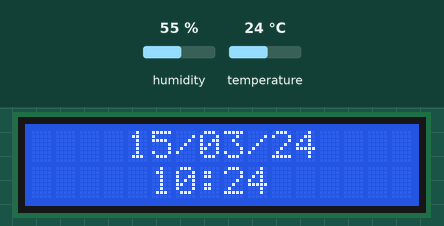
Bench run of a sketch on a simulated Arduino Uno, built with avr-gcc and run on an emulated ATmega328P. Parts: 16×2 character LCD. Wiring (inferred from the names in the program): DHT11 sensor: data pin 6. The test bench sets the inputs (shaded band); at power-on: humidity 55 %, temperature 24 °C. The local clock reads 2024-03-15 10:24:30 at power-on unless the sketch sets it.

Above: at 1.2 s.
1.3 s: humidity set to 22 %
At 4.0 s:
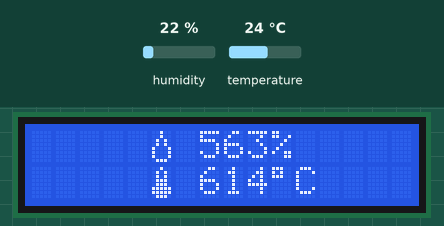
12.2 s: temperature set to 12 °C
At 14.1 s:
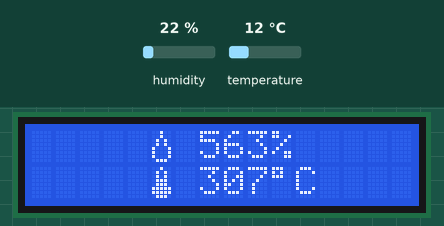
19.2 s: humidity set to 40 %
At 25.4 s:
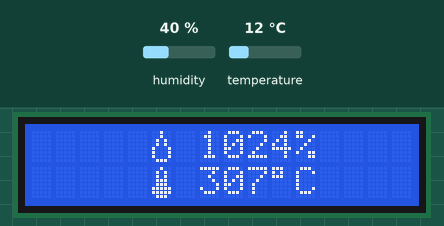
28.1 s: temperature set to 19 °C
At 29.9 s:
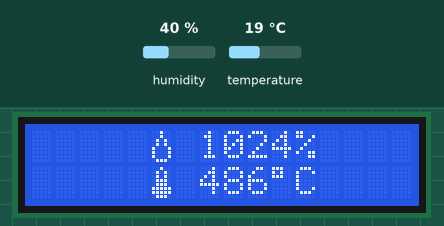
Timing chart, 0 to 31.4 s (numbered marks = the images above; inputs shaded):
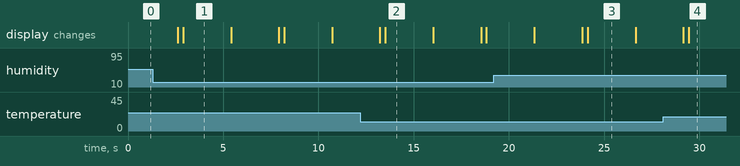

The sketch:

Temp_RTC_junto.ino
```cpp
//selocoman 2

// Programa : Display LCD 16x2 e modulo I2C
// Autor : Arduino e Cia

#include <Wire.h>
#include <LiquidCrystal_I2C.h>
#include "DHT.h"
#include "RTClib.h"
RTC_DS1307 rtc;

char dds[7][12] = {"Dom", "Seg", "Ter", "Qua", "Qui", "Sex", "Sab"};

#define DHTPIN 6
#define DHTTYPE DHT22
DHT dht(DHTPIN, DHTTYPE);

//DS1307 rtc(4, 5);

// Inicializa o display no endereco 0x27
LiquidCrystal_I2C lcd(0x27,2,1,0,4,5,6,7,3, POSITIVE);

byte termometro[8] = {     //icone de termometro
    B00100,
    B01010,
    B01010,
    B01110,
    B01110,
    B11111,
    B11111,
    B01110
};

byte umidade[8] = {        //icone de gota para umidade
    B00100,
    B00100,
    B01010,
    B01010,
    B10001,
    B10001,
    B10001,
    B01110,
};
void setup(){

 lcd.begin (16,2);
 dht.begin();
 rtc.begin();
 lcd.createChar(1,termometro);
 lcd.createChar(2,umidade);

  if (! rtc.isrunning()) {// se o RTC não estiver funcionando
    Serial.println("RTC não estava funcionando"); //imprimir no serial a condição
    rtc.adjust(DateTime(__DATE__, __TIME__)); //sincroniza com o horário do computador
  }
}

void loop()
{
  DateTime now = rtc.now();

  //Imprimindo data
  lcd.setBacklight(HIGH);
  lcd.clear();
  lcd.setCursor(4, 0);
  if(now.day() < 10){ //padronizando o elemento DIA com 2 digitos
    lcd.print("0");
  }
  lcd.print(now.day());
  lcd.print("/");
  if(now.month() < 10){ //padronizando o elemento MES com 2 digitos
    lcd.print("0");
  }
  lcd.print(now.month());
  lcd.print("/");
  lcd.print((now.year())-2000); //padronizando o elemento ANO com 2 digitos
  lcd.setCursor(11, 0);
//  lcd.print(now.dayOfWeek());

  //Imprimindo a hora
  lcd.setCursor(5, 1);
  if(now.hour() < 10){ //padronizando o elemento HORA com 2 digitos
   lcd.print("0");
  }
  lcd.print(now.hour());
  lcd.print(":");
  if(now.minute() < 10){ //padronizando o elemento MINUTO com 2 digitos
   lcd.print("0");
  }
  lcd.print(now.minute());
//  lcd.print(":");
//  if(now.second() < 10){ //padronizando o elemento SEGUNDO com 2 digitos
//    lcd.print("0");
//  }
//  lcd.print(now.second());

  delay(2500);

  //Imprimindo Umidade
  lcd.clear();
  lcd.setCursor(5,0);
  lcd.write(2); //simbolo de umidade
  lcd.setCursor(7,0);
  lcd.print(dht.readHumidity(),0);
  lcd.print("%");

  //imprimindo a Temperatura
  lcd.setCursor(5,1);
  lcd.write(1); // simbolo de temperatura
  lcd.setCursor(7,1);
  lcd.print(dht.readTemperature(),0);
  lcd.print((char)223); //simbolo de "graus" º
  lcd.print("C");
  delay(2500);
}
```

DHT.h
```cpp
// (licence header left out)
#ifndef DHT_H
#define DHT_H

#if ARDUINO >= 100
 #include "Arduino.h"
#else
 #include "WProgram.h"
#endif


// Uncomment to enable printing out nice debug messages.
//#define DHT_DEBUG

// Define where debug output will be printed.
#define DEBUG_PRINTER Serial

// Setup debug printing macros.
#ifdef DHT_DEBUG
  #define DEBUG_PRINT(...) { DEBUG_PRINTER.print(__VA_ARGS__); }
  #define DEBUG_PRINTLN(...) { DEBUG_PRINTER.println(__VA_ARGS__); }
#else
  #define DEBUG_PRINT(...) {}
  #define DEBUG_PRINTLN(...) {}
#endif

// Define types of sensors.
#define DHT11 11
#define DHT22 22
#define DHT21 21
#define AM2301 21


class DHT {
  public:
   DHT(uint8_t pin, uint8_t type, uint8_t count=6);
   void begin(void);
   float readTemperature(bool S=false, bool force=false);
   float convertCtoF(float);
   float convertFtoC(float);
   float computeHeatIndex(float temperature, float percentHumidity, bool isFahrenheit=true);
   float readHumidity(bool force=false);
   boolean read(bool force=false);

 private:
  uint8_t data[5];
  uint8_t _pin, _type;
  #ifdef __AVR
    // Use direct GPIO access on an 8-bit AVR so keep track of the port and bitmask
    // for the digital pin connected to the DHT.  Other platforms will use digitalRead.
    uint8_t _bit, _port;
  #endif
  uint32_t _lastreadtime, _maxcycles;
  bool _lastresult;

  uint32_t expectPulse(bool level);

};

class InterruptLock {
  public:
   InterruptLock() {
    noInterrupts();
   }
   ~InterruptLock() {
    interrupts();
   }

};

#endif
```

Measured:
- what the display in image 1 shows lasts 2.5 s, from 2.9 s to 5.4 s
